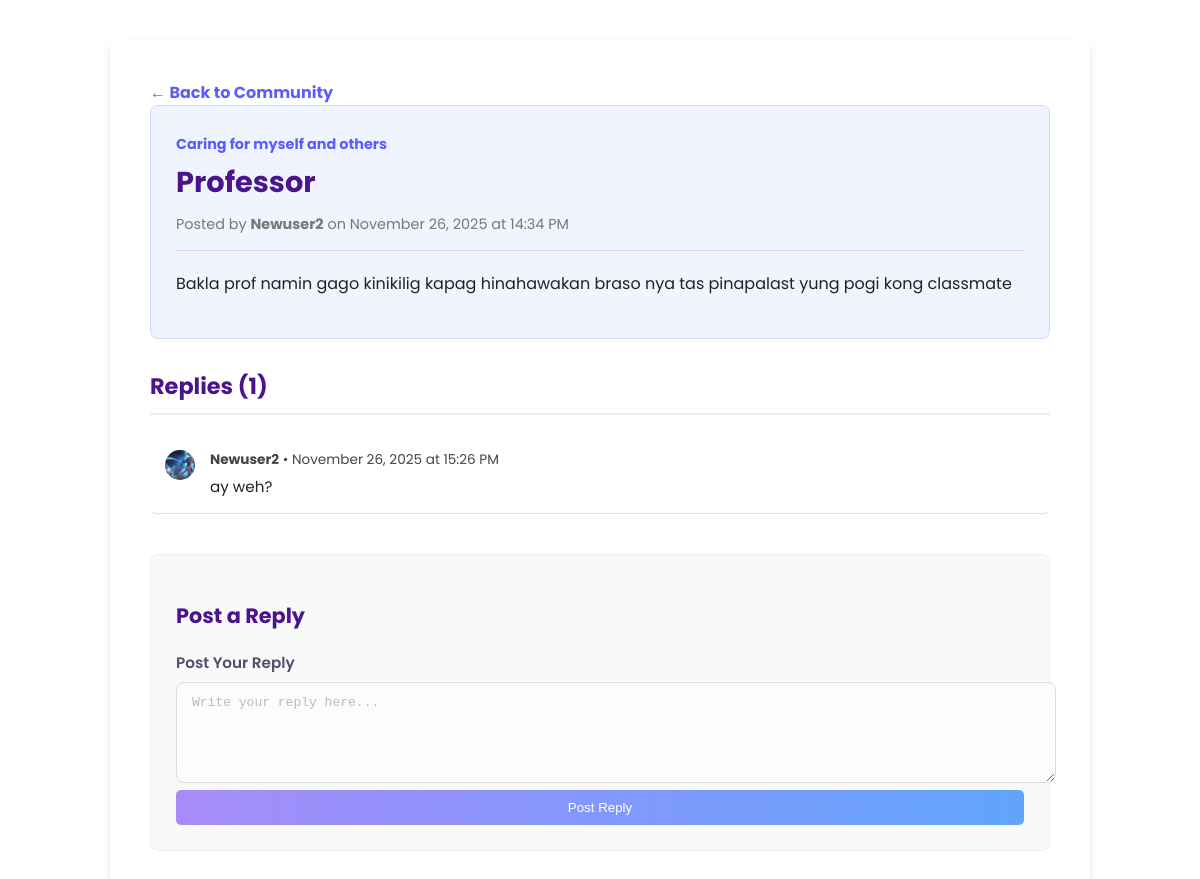
The app's page /discussion/4 (signed in) with its own data.
### app.py (models this page shows, shortened)
class Discussion(db.Model):
    id = db.Column(db.Integer, primary_key=True)
    title = db.Column(db.String(200), nullable=False)
    content = db.Column(db.Text, nullable=False)
    created_at = db.Column(db.DateTime, default=datetime.utcnow)
    user_id = db.Column(db.Integer, db.ForeignKey('user.id'), nullable=False)
    author = db.relationship('User', backref=db.backref('discussions', lazy=True))
    category = db.Column(db.String(50), default='General')
    replies_count = db.Column(db.Integer, default=0)

class User(db.Model):
    id = db.Column(db.Integer, primary_key=True)
    email = db.Column(db.String(100), unique=True, nullable=False)
    username = db.Column(db.String(50), unique=True, nullable=True)
    password = db.Column(db.String(256), nullable=True)
    role = db.Column(db.String(10), default='client')
    buddy_id = db.Column(db.Integer, db.ForeignKey('user.id'), nullable=True)
    age = db.Column(db.Integer, nullable=True)
    gender = db.Column(db.String(10), nullable=True)
    location = db.Column(db.String(5), nullable=True)
    dob = db.Column(db.String(10), nullable=True)
    service_therapy = db.Column(db.Boolean, default=False)
    service_psychiatry = db.Column(db.Boolean, default=False)
    service_substance = db.Column(db.Boolean, default=False)
    service_not_sure = db.Column(db.Boolean, default=False)
    avatar = db.Column(db.String(200), nullable=True, default='/static/images/neutral.png')

class Reply(db.Model):
    id = db.Column(db.Integer, primary_key=True)
    content = db.Column(db.Text, nullable=False)
    created_at = db.Column(db.DateTime, default=datetime.utcnow)
    discussion_id = db.Column(db.Integer, db.ForeignKey('discussion.id'), nullable=False)
    discussion = db.relationship('Discussion', backref=db.backref('replies', lazy=True))
    user_id = db.Column(db.Integer, db.ForeignKey('user.id'), nullable=False)
    author = db.relationship('User', backref=db.backref('replies_made', lazy=True))

### app.py (the view, shortened to what this page needs)
@app.route('/discussion/<int:discussion_id>', methods=['GET', 'POST'])
def view_discussion(discussion_id):
    if 'user_email' not in session:
        flash("You must be logged in to view discussions.", "error")
        return redirect(url_for('login'))
    current_user = User.query.filter_by(email=session['user_email']).first()
    discussion = Discussion.query.get_or_404(discussion_id)
    form = ReplyForm()
    replies = Reply.query.filter_by(discussion_id=discussion.id).order_by(Reply.created_at.asc()).all()
    return render_template('view_discussion.html',
                           discussion=discussion,
                           replies=replies,
                           form=form,
                           user=current_user,
                           hide_nav=True)

### forms.py
class ReplyForm(FlaskForm):
    content = TextAreaField('Post Your Reply', validators=[
        DataRequired(),
        Length(min=5)
    ], render_kw={"placeholder": "Write your reply here..."})
    submit = SubmitField('Post Reply')

### templates/view_discussion.html (shortened to what this page needs)
{% extends "base.html" %}
{% block content %}
<div class="community-page-layout" style="display: block; max-width: 900px; margin: 40px auto; padding: 40px;">
    <div class="mb-4">
        <a href="{{ url_for('community_dashboard') }}" style="text-decoration: none; color: #5d5dff; font-weight: bold;">
            &larr; Back to Community
        </a>
    </div>
    <div class="discussion-view-card" style="background: #f0f4ff; padding: 25px; border-radius: 8px; margin-bottom: 30px; border: 1px solid #d0d8ff;">
        <div class="post-header" style="border-bottom: 1px solid #d0d8ff; padding-bottom: 15px; margin-bottom: 20px;">
            <span class="meta-category" style="font-size: 0.9em; font-weight: bold; color: #5d5dff;">{{ discussion.category }}</span>
            <h1 style="font-size: 1.8em; margin: 5px 0 10px 0;">{{ discussion.title }}</h1>
            <div class="post-meta" style="font-size: 0.9em; color: #777;">
                Posted by
                <span style="font-weight: bold;">{{ discussion.author.email.split('@')[0] | capitalize }}</span>
                on {{ discussion.created_at.strftime('%B %d, %Y at %H:%M %p') }}
            </div>
        </div>
        <div class="post-content" style="line-height: 1.6; color: #333;">
            <p>{{ discussion.content }}</p>
        </div>
    </div>
    <h2 style="font-size: 1.4em; border-bottom: 2px solid #eee; padding-bottom: 10px; margin-bottom: 20px;">
        Replies ({{ discussion.replies_count }})
    </h2>
    {% for reply in replies %}
    <div class="reply-item" style="display: flex; gap: 15px; padding: 15px; border-bottom: 1px solid #e0e0e0; background: #fff; border-radius: 6px; margin-bottom: 10px;">
        <div class="reply-avatar">
            <img src="{{ reply.author.avatar }}" alt="{{ reply.author.email.split('@')[0] }} avatar" style="width: 30px; height: 30px; border-radius: 50%; object-fit: cover;">
        </div>
        <div class="reply-details" style="flex-grow: 1;">
            <div class="reply-meta" style="font-size: 0.85em; color: #444; margin-bottom: 5px;">
                <span style="font-weight: bold;">{{ reply.author.email.split('@')[0] | capitalize }}</span>
                • {{ reply.created_at.strftime('%B %d, %Y at %H:%M %p') }}
            </div>
            <p style="font-size: 0.95em; margin: 0; color: #222;">{{ reply.content }}</p>
        </div>
    </div>
    {% else %}
    <p class="alert alert-info" style="padding: 15px; background: #f0f8ff; border: 1px solid #bce8f1; border-radius: 4px;">Be the first to reply to this discussion!</p>
    {% endfor %}
    <div class="reply-form-section" style="margin-top: 40px; padding: 25px; background: #f9f9f9; border-radius: 8px; border: 1px solid #eee;">
        <h3 style="margin-bottom: 20px; font-size: 1.3em;">Post a Reply</h3>
        <form method="POST" action="{{ url_for('view_discussion', discussion_id=discussion.id) }}">
            <div class="form-group mb-3">
                {{ form.content.label(class="form-label") }}
                {{ form.content(class="form-control", rows="5", placeholder=form.content.render_kw['placeholder']) }}
            </div>
            <div class="text-right">
                {{ form.submit(class="btn btn-primary", style="background-color: #5d5dff; border: none; padding: 10px 20px; border-radius: 5px; cursor: pointer;") }}
            </div>
        </form>
    </div>
</div>
{% endblock %}

### static/style.css (style rules this page uses)
body { font-family: 'Poppins', sans-serif; margin: 0; color: #333; background-image: url("../static/images/healing_brain.png"); background-size: cover; background-attachment: fixed; background-position: center; overflow-x: hidden; }
h1, h2, h3 { color: #4a148c; }
p { color: #222; }
.btn { width: 100%; padding: 10px; background: linear-gradient(90deg, #a78bfa, #60a5fa); color: white; border: none; border-radius: 10px; cursor: pointer; transition: 0.3s; }
.form-group label { display: block; margin-bottom: 8px; font-weight: 600; color: #4f4f6a; font-size: 0.95em; }
.form-control { width: 100%; padding: 12px 15px; border: 1px solid #dcdcdc; border-radius: 8px; font-size: 1em; color: #333; background-color: #fcfcfc; transition: border-color 0.3s ease, box-shadow 0.3s ease; }
.form-control::placeholder { color: #bbb; }
.community-page-layout { display: flex; max-width: 1200px; margin: 40px auto; padding: 20px; gap: 30px; }
.post-meta { font-size: 0.8em; color: #999; }
.meta-category { font-weight: bold; color: #5d5dff; }
.community-page-layout { max-width: 1200px; margin: 40px auto; padding: 20px; gap: 30px; position: relative; background-color: white; z-index: 10; border-radius: 10px; box-shadow: 0 4px 8px rgba(0, 0, 0, 0.1); }

### records on screen
Discussion: category "Caring for myself and others", title "Professor", created_at "November 26, 2025 at 14:34 PM", content "Bakla prof namin gago kinikilig kapag hinahawakan braso nya tas pinapalast yung pogi kong classmate", replies_count "1"
User: author.email "Newuser2"
Reply: author.avatar (picture), author.email "Newuser2", created_at "November 26, 2025 at 15:26 PM", content "ay weh?"
